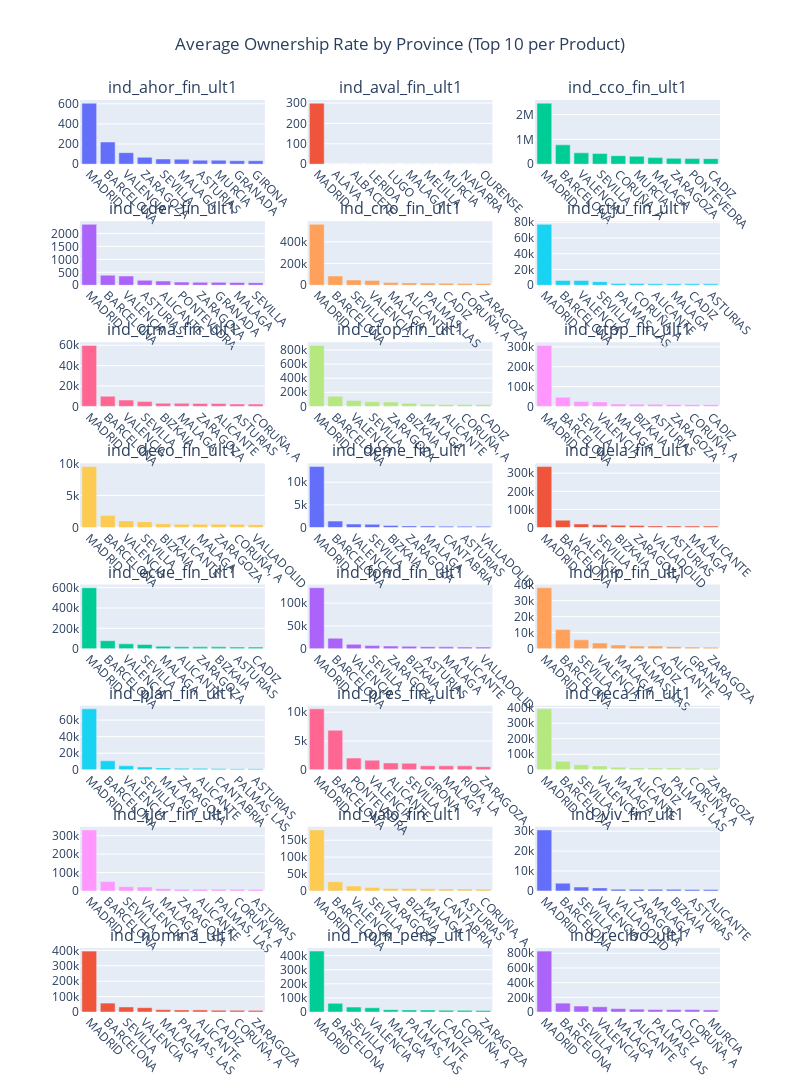

The notebook cell this image was saved under:
### Code cell
# Create subplot grid (12 rows × 2 columns)
import plotly.graph_objects as go
from plotly.subplots import make_subplots
rows, cols = 8, 3
fig = make_subplots(rows=rows, cols=cols, subplot_titles=[f"{p}" for p in product_to_plot])

# Plot each product in a subplot
for idx, product in enumerate(product_to_plot):
    top_prov = df_train.groupby('nomprov')[product].sum().sort_values(ascending=False).head(10)

    row = (idx // cols) + 1
    col = (idx % cols) + 1

    fig.add_trace(
        go.Bar(x=top_prov.index, y=top_prov.values, name=product),
        row=row, col=col
    )

    fig.update_xaxes(tickangle=45, row=row, col=col)

# Update layout
fig.update_layout(
    height=1800,
    width=800,
    showlegend=False,
    title_text="Average Ownership Rate by Province (Top 10 per Product)",
    title_x=0.5
)

fig.show()

### Figure 1 — Plotly figure (JSON) as saved in the notebook; plotly's stock layout.template omitted (floating-point values rounded to 4 significant figures)
{"data": [{"name": "ind_ahor_fin_ult1", "type": "bar", "x": ["MADRID", "BARCELONA", "VALENCIA", "ZARAGOZA", "SEVILLA", "MALAGA", "ASTURIAS", "MURCIA", "GRANADA", "GIRONA"], "xaxis": "x", "y": [606, 220, 114, 68, 51, 49, 39, 39, 34, 34], "yaxis": "y"}, {"name": "ind_aval_fin_ult1", "type": "bar", "x": ["MADRID", "ALAVA", "ALBACETE", "LERIDA", "LUGO", "MALAGA", "MELILLA", "MURCIA", "NAVARRA", "OURENSE"], "xaxis": "x2", "y": [299, 0, 0, 0, 0, 0, 0, 0, 0, 0], "yaxis": "y2"}, {"name": "ind_cco_fin_ult1", "type": "bar", "x": ["MADRID", "BARCELONA", "VALENCIA", "SEVILLA", "CORUÑA, A", "MURCIA", "MALAGA", "ZARAGOZA", "PONTEVEDRA", "CADIZ"], "xaxis": "x3", "y": [2459733, 777415, 454992, 426995, 339770, 317071, 264139, 236185, 222486, 222067], "yaxis": "y3"}, {"name": "ind_cder_fin_ult1", "type": "bar", "x": ["MADRID", "BARCELONA", "VALENCIA", "ASTURIAS", "ALICANTE", "PONTEVEDRA", "ZARAGOZA", "GRANADA", "MALAGA", "SEVILLA"], "xaxis": "x4", "y": [2353, 389, 357, 191, 161, 121, 114, 113, 107, 101], "yaxis": "y4"}, {"name": "ind_cno_fin_ult1", "type": "bar", "x": ["MADRID", "BARCELONA", "SEVILLA", "VALENCIA", "MALAGA", "ALICANTE", "PALMAS, LAS", "CADIZ", "CORUÑA, A", "ZARAGOZA"], "xaxis": "x5", "y": [561058, 84679, 48185, 43878, 24335, 21561, 19908, 18159, 17270, 15735], "yaxis": "y5"}, {"name": "ind_ctju_fin_ult1", "type": "bar", "x": ["MADRID", "BARCELONA", "VALENCIA", "SEVILLA", "PALMAS, LAS", "CORUÑA, A", "ALICANTE", "MALAGA", "CADIZ", "ASTURIAS"], "xaxis": "x6", "y": [77394, 6138, 6002, 4505, 2360, 2176, 1930, 1887, 1841, 1823], "yaxis": "y6"}, {"name": "ind_ctma_fin_ult1", "type": "bar", "x": ["MADRID", "BARCELONA", "VALENCIA", "SEVILLA", "BIZKAIA", "MALAGA", "ZARAGOZA", "ALICANTE", "ASTURIAS", "CORUÑA, A"], "xaxis": "x7", "y": [59822, 9974, 6172, 4681, 3084, 3016, 2912, 2871, 2294, 2213], "yaxis": "y7"}, {"name": "ind_ctop_fin_ult1", "type": "bar", "x": ["MADRID", "BARCELONA", "VALENCIA", "SEVILLA", "ZARAGOZA", "BIZKAIA", "MALAGA", "ALICANTE", "CORUÑA, A", "CADIZ"], "xaxis": "x8", "y": [865296, 143421, 83089, 65879, 61135, 42633, 31333, 27329, 26550, 26142], "yaxis": "y8"}, {"name": "ind_ctpp_fin_ult1", "type": "bar", "x": ["MADRID", "BARCELONA", "SEVILLA", "VALENCIA", "MALAGA", "BIZKAIA", "ASTURIAS", "ZARAGOZA", "CORUÑA, A", "CADIZ"], "xaxis": "x9", "y": [307109, 46454, 23978, 22210, 11777, 10930, 10210, 9724, 8495, 8188], "yaxis": "y9"}, {"name": "ind_deco_fin_ult1", "type": "bar", "x": ["MADRID", "BARCELONA", "VALENCIA", "SEVILLA", "BIZKAIA", "ALICANTE", "MALAGA", "ZARAGOZA", "CORUÑA, A", "VALLADOLID"], "xaxis": "x10", "y": [9511, 1864, 1032, 886, 589, 521, 520, 520, 494, 448], "yaxis": "y10"}, {"name": "ind_deme_fin_ult1", "type": "bar", "x": ["MADRID", "BARCELONA", "VALENCIA", "SEVILLA", "BIZKAIA", "ZARAGOZA", "MALAGA", "CANTABRIA", "ASTURIAS", "VALLADOLID"], "xaxis": "x11", "y": [13446, 1410, 759, 704, 451, 348, 318, 301, 282, 267], "yaxis": "y11"}, {"name": "ind_dela_fin_ult1", "type": "bar", "x": ["MADRID", "BARCELONA", "VALENCIA", "SEVILLA", "BIZKAIA", "ZARAGOZA", "VALLADOLID", "ASTURIAS", "MALAGA", "ALICANTE"], "xaxis": "x12", "y": [336704, 40293, 19423, 15073, 12212, 10847, 8716, 8564, 8056, 7746], "yaxis": "y12"}, {"name": "ind_ecue_fin_ult1", "type": "bar", "x": ["MADRID", "BARCELONA", "VALENCIA", "SEVILLA", "MALAGA", "ALICANTE", "ZARAGOZA", "BIZKAIA", "ASTURIAS", "CADIZ"], "xaxis": "x13", "y": [599594, 78089, 46831, 41135, 22842, 18507, 17683, 17510, 15744, 15654], "yaxis": "y13"}, {"name": "ind_fond_fin_ult1", "type": "bar", "x": ["MADRID", "BARCELONA", "VALENCIA", "SEVILLA", "ZARAGOZA", "BIZKAIA", "ASTURIAS", "MALAGA", "ALICANTE", "VALLADOLID"], "xaxis": "x14", "y": [133796, 22715, 9350, 6757, 5635, 4974, 4265, 3889, 3500, 3328], "yaxis": "y14"}, {"name": "ind_hip_fin_ult1", "type": "bar", "x": ["MADRID", "BARCELONA", "SEVILLA", "VALENCIA", "MALAGA", "PALMAS, LAS", "CADIZ", "ALICANTE", "GRANADA", "ZARAGOZA"], "xaxis": "x15", "y": [38082, 11931, 5472, 3502, 2264, 1609, 1585, 1231, 947, 903], "yaxis": "y15"}, {"name": "ind_plan_fin_ult1", "type": "bar", "x": ["MADRID", "BARCELONA", "VALENCIA", "SEVILLA", "MALAGA", "ZARAGOZA", "ALICANTE", "CANTABRIA", "PALMAS, LAS", "ASTURIAS"], "xaxis": "x16", "y": [73611, 10764, 4772, 3361, 2196, 1928, 1748, 1406, 1356, 1353], "yaxis": "y16"}, {"name": "ind_pres_fin_ult1", "type": "bar", "x": ["MADRID", "BARCELONA", "PONTEVEDRA", "VALENCIA", "ALICANTE", "SEVILLA", "GIRONA", "MALAGA", "RIOJA, LA", "ZARAGOZA"], "xaxis": "x17", "y": [10597, 6874, 2034, 1660, 1176, 1123, 697, 683, 677, 536], "yaxis": "y17"}, {"name": "ind_reca_fin_ult1", "type": "bar", "x": ["MADRID", "BARCELONA", "SEVILLA", "VALENCIA", "MALAGA", "ALICANTE", "CADIZ", "PALMAS, LAS", "CORUÑA, A", "ZARAGOZA"], "xaxis": "x18", "y": [392574, 54821, 32257, 24687, 16657, 11756, 11260, 10869, 10024, 8857], "yaxis": "y18"}, {"name": "ind_tjcr_fin_ult1", "type": "bar", "x": ["MADRID", "BARCELONA", "SEVILLA", "VALENCIA", "MALAGA", "ZARAGOZA", "ALICANTE", "PALMAS, LAS", "CORUÑA, A", "ASTURIAS"], "xaxis": "x19", "y": [331256, 50610, 22364, 20782, 12137, 9374, 9133, 9121, 8566, 8030], "yaxis": "y19"}, {"name": "ind_valo_fin_ult1", "type": "bar", "x": ["MADRID", "BARCELONA", "VALENCIA", "SEVILLA", "ZARAGOZA", "BIZKAIA", "MALAGA", "CANTABRIA", "ASTURIAS", "CORUÑA, A"], "xaxis": "x20", "y": [180577, 27036, 14347, 10053, 7342, 7098, 6077, 5854, 5848, 5269], "yaxis": "y20"}, {"name": "ind_viv_fin_ult1", "type": "bar", "x": ["MADRID", "BARCELONA", "SEVILLA", "VALENCIA", "VALLADOLID", "ZARAGOZA", "MALAGA", "BIZKAIA", "ASTURIAS", "ALICANTE"], "xaxis": "x21", "y": [30624, 3869, 1918, 1507, 878, 867, 812, 800, 739, 720], "yaxis": "y21"}, {"name": "ind_nomina_ult1", "type": "bar", "x": ["MADRID", "BARCELONA", "SEVILLA", "VALENCIA", "MALAGA", "PALMAS, LAS", "ALICANTE", "CADIZ", "CORUÑA, A", "ZARAGOZA"], "xaxis": "x22", "y": [395294, 57752, 32659, 28123, 15092, 13357, 13350, 11635, 11051, 10483], "yaxis": "y22"}, {"name": "ind_nom_pens_ult1", "type": "bar", "x": ["MADRID", "BARCELONA", "SEVILLA", "VALENCIA", "MALAGA", "PALMAS, LAS", "ALICANTE", "CADIZ", "CORUÑA, A", "ZARAGOZA"], "xaxis": "x23", "y": [432217, 61275, 34902, 29966, 16796, 14835, 14463, 12816, 11858, 11120], "yaxis": "y23"}, {"name": "ind_recibo_ult1", "type": "bar", "x": ["MADRID", "BARCELONA", "SEVILLA", "VALENCIA", "MALAGA", "ALICANTE", "PALMAS, LAS", "CADIZ", "CORUÑA, A", "MURCIA"], "xaxis": "x24", "y": [829821, 120831, 81320, 71219, 46272, 38630, 34017, 33318, 32906, 28375], "yaxis": "y24"}], "layout": {"annotations": [{"font": {"size": 16}, "showarrow": false, "text": "ind_ahor_fin_ult1", "x": 0.1444, "xanchor": "center", "xref": "paper", "y": 1, "yanchor": "bottom", "yref": "paper"}, {"font": {"size": 16}, "showarrow": false, "text": "ind_aval_fin_ult1", "x": 0.5, "xanchor": "center", "xref": "paper", "y": 1, "yanchor": "bottom", "yref": "paper"}, {"font": {"size": 16}, "showarrow": false, "text": "ind_cco_fin_ult1", "x": 0.8556, "xanchor": "center", "xref": "paper", "y": 1, "yanchor": "bottom", "yref": "paper"}, {"font": {"size": 16}, "showarrow": false, "text": "ind_cder_fin_ult1", "x": 0.1444, "xanchor": "center", "xref": "paper", "y": 0.8672, "yanchor": "bottom", "yref": "paper"}, {"font": {"size": 16}, "showarrow": false, "text": "ind_cno_fin_ult1", "x": 0.5, "xanchor": "center", "xref": "paper", "y": 0.8672, "yanchor": "bottom", "yref": "paper"}, {"font": {"size": 16}, "showarrow": false, "text": "ind_ctju_fin_ult1", "x": 0.8556, "xanchor": "center", "xref": "paper", "y": 0.8672, "yanchor": "bottom", "yref": "paper"}, {"font": {"size": 16}, "showarrow": false, "text": "ind_ctma_fin_ult1", "x": 0.1444, "xanchor": "center", "xref": "paper", "y": 0.7344, "yanchor": "bottom", "yref": "paper"}, {"font": {"size": 16}, "showarrow": false, "text": "ind_ctop_fin_ult1", "x": 0.5, "xanchor": "center", "xref": "paper", "y": 0.7344, "yanchor": "bottom", "yref": "paper"}, {"font": {"size": 16}, "showarrow": false, "text": "ind_ctpp_fin_ult1", "x": 0.8556, "xanchor": "center", "xref": "paper", "y": 0.7344, "yanchor": "bottom", "yref": "paper"}, {"font": {"size": 16}, "showarrow": false, "text": "ind_deco_fin_ult1", "x": 0.1444, "xanchor": "center", "xref": "paper", "y": 0.6016, "yanchor": "bottom", "yref": "paper"}, {"font": {"size": 16}, "showarrow": false, "text": "ind_deme_fin_ult1", "x": 0.5, "xanchor": "center", "xref": "paper", "y": 0.6016, "yanchor": "bottom", "yref": "paper"}, {"font": {"size": 16}, "showarrow": false, "text": "ind_dela_fin_ult1", "x": 0.8556, "xanchor": "center", "xref": "paper", "y": 0.6016, "yanchor": "bottom", "yref": "paper"}, {"font": {"size": 16}, "showarrow": false, "text": "ind_ecue_fin_ult1", "x": 0.1444, "xanchor": "center", "xref": "paper", "y": 0.4688, "yanchor": "bottom", "yref": "paper"}, {"font": {"size": 16}, "showarrow": false, "text": "ind_fond_fin_ult1", "x": 0.5, "xanchor": "center", "xref": "paper", "y": 0.4688, "yanchor": "bottom", "yref": "paper"}, {"font": {"size": 16}, "showarrow": false, "text": "ind_hip_fin_ult1", "x": 0.8556, "xanchor": "center", "xref": "paper", "y": 0.4688, "yanchor": "bottom", "yref": "paper"}, {"font": {"size": 16}, "showarrow": false, "text": "ind_plan_fin_ult1", "x": 0.1444, "xanchor": "center", "xref": "paper", "y": 0.3359, "yanchor": "bottom", "yref": "paper"}, {"font": {"size": 16}, "showarrow": false, "text": "ind_pres_fin_ult1", "x": 0.5, "xanchor": "center", "xref": "paper", "y": 0.3359, "yanchor": "bottom", "yref": "paper"}, {"font": {"size": 16}, "showarrow": false, "text": "ind_reca_fin_ult1", "x": 0.8556, "xanchor": "center", "xref": "paper", "y": 0.3359, "yanchor": "bottom", "yref": "paper"}, {"font": {"size": 16}, "showarrow": false, "text": "ind_tjcr_fin_ult1", "x": 0.1444, "xanchor": "center", "xref": "paper", "y": 0.2031, "yanchor": "bottom", "yref": "paper"}, {"font": {"size": 16}, "showarrow": false, "text": "ind_valo_fin_ult1", "x": 0.5, "xanchor": "center", "xref": "paper", "y": 0.2031, "yanchor": "bottom", "yref": "paper"}, {"font": {"size": 16}, "showarrow": false, "text": "ind_viv_fin_ult1", "x": 0.8556, "xanchor": "center", "xref": "paper", "y": 0.2031, "yanchor": "bottom", "yref": "paper"}, {"font": {"size": 16}, "showarrow": false, "text": "ind_nomina_ult1", "x": 0.1444, "xanchor": "center", "xref": "paper", "y": 0.07031, "yanchor": "bottom", "yref": "paper"}, {"font": {"size": 16}, "showarrow": false, "text": "ind_nom_pens_ult1", "x": 0.5, "xanchor": "center", "xref": "paper", "y": 0.07031, "yanchor": "bottom", "yref": "paper"}, {"font": {"size": 16}, "showarrow": false, "text": "ind_recibo_ult1", "x": 0.8556, "xanchor": "center", "xref": "paper", "y": 0.07031, "yanchor": "bottom", "yref": "paper"}], "height": 1800, "showlegend": false, "title": {"text": "Average Ownership Rate by Province (Top 10 per Product)", "x": 0.5}, "width": 800, "xaxis": {"anchor": "y", "domain": [0, 0.2889], "tickangle": 45}, "xaxis10": {"anchor": "y10", "domain": [0, 0.2889], "tickangle": 45}, "xaxis11": {"anchor": "y11", "domain": [0.3556, 0.6444], "tickangle": 45}, "xaxis12": {"anchor": "y12", "domain": [0.7111, 1], "tickangle": 45}, "xaxis13": {"anchor": "y13", "domain": [0, 0.2889], "tickangle": 45}, "xaxis14": {"anchor": "y14", "domain": [0.3556, 0.6444], "tickangle": 45}, "xaxis15": {"anchor": "y15", "domain": [0.7111, 1], "tickangle": 45}, "xaxis16": {"anchor": "y16", "domain": [0, 0.2889], "tickangle": 45}, "xaxis17": {"anchor": "y17", "domain": [0.3556, 0.6444], "tickangle": 45}, "xaxis18": {"anchor": "y18", "domain": [0.7111, 1], "tickangle": 45}, "xaxis19": {"anchor": "y19", "domain": [0, 0.2889], "tickangle": 45}, "xaxis2": {"anchor": "y2", "domain": [0.3556, 0.6444], "tickangle": 45}, "xaxis20": {"anchor": "y20", "domain": [0.3556, 0.6444], "tickangle": 45}, "xaxis21": {"anchor": "y21", "domain": [0.7111, 1], "tickangle": 45}, "xaxis22": {"anchor": "y22", "domain": [0, 0.2889], "tickangle": 45}, "xaxis23": {"anchor": "y23", "domain": [0.3556, 0.6444], "tickangle": 45}, "xaxis24": {"anchor": "y24", "domain": [0.7111, 1], "tickangle": 45}, "xaxis3": {"anchor": "y3", "domain": [0.7111, 1], "tickangle": 45}, "xaxis4": {"anchor": "y4", "domain": [0, 0.2889], "tickangle": 45}, "xaxis5": {"anchor": "y5", "domain": [0.3556, 0.6444], "tickangle": 45}, "xaxis6": {"anchor": "y6", "domain": [0.7111, 1], "tickangle": 45}, "xaxis7": {"anchor": "y7", "domain": [0, 0.2889], "tickangle": 45}, "xaxis8": {"anchor": "y8", "domain": [0.3556, 0.6444], "tickangle": 45}, "xaxis9": {"anchor": "y9", "domain": [0.7111, 1], "tickangle": 45}, "yaxis": {"anchor": "x", "domain": [0.9297, 1]}, "yaxis10": {"anchor": "x10", "domain": [0.5312, 0.6016]}, "yaxis11": {"anchor": "x11", "domain": [0.5312, 0.6016]}, "yaxis12": {"anchor": "x12", "domain": [0.5312, 0.6016]}, "yaxis13": {"anchor": "x13", "domain": [0.3984, 0.4688]}, "yaxis14": {"anchor": "x14", "domain": [0.3984, 0.4688]}, "yaxis15": {"anchor": "x15", "domain": [0.3984, 0.4688]}, "yaxis16": {"anchor": "x16", "domain": [0.2656, 0.3359]}, "yaxis17": {"anchor": "x17", "domain": [0.2656, 0.3359]}, "yaxis18": {"anchor": "x18", "domain": [0.2656, 0.3359]}, "yaxis19": {"anchor": "x19", "domain": [0.1328, 0.2031]}, "yaxis2": {"anchor": "x2", "domain": [0.9297, 1]}, "yaxis20": {"anchor": "x20", "domain": [0.1328, 0.2031]}, "yaxis21": {"anchor": "x21", "domain": [0.1328, 0.2031]}, "yaxis22": {"anchor": "x22", "domain": [0, 0.07031]}, "yaxis23": {"anchor": "x23", "domain": [0, 0.07031]}, "yaxis24": {"anchor": "x24", "domain": [0, 0.07031]}, "yaxis3": {"anchor": "x3", "domain": [0.9297, 1]}, "yaxis4": {"anchor": "x4", "domain": [0.7969, 0.8672]}, "yaxis5": {"anchor": "x5", "domain": [0.7969, 0.8672]}, "yaxis6": {"anchor": "x6", "domain": [0.7969, 0.8672]}, "yaxis7": {"anchor": "x7", "domain": [0.6641, 0.7344]}, "yaxis8": {"anchor": "x8", "domain": [0.6641, 0.7344]}, "yaxis9": {"anchor": "x9", "domain": [0.6641, 0.7344]}}}
